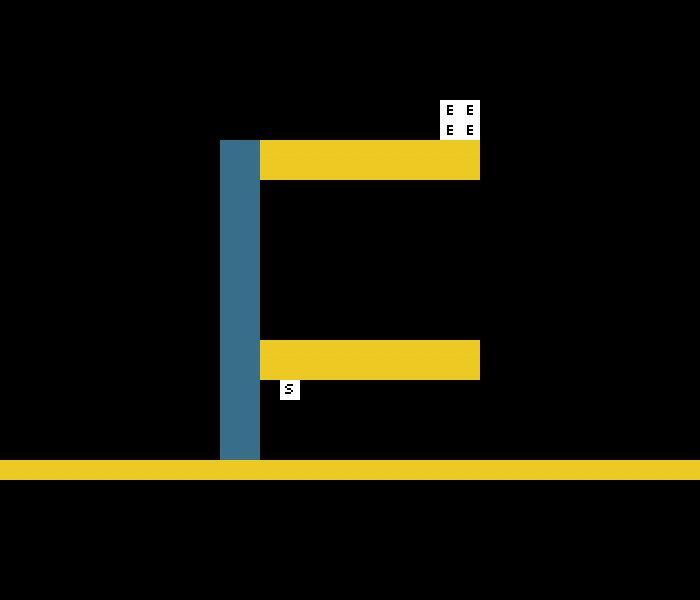

Rendered tile map (Tiled .tmx) drawn with the repository's tilesets; below, a short description and the map source with its tile grids summarised:
An orthogonal 35x30 tile map with 20x20 px tiles, 2 tile layers (art, data).

<map version="1.0" orientation="orthogonal" width="35" height="30" tilewidth="20" tileheight="20">
 <tileset firstgid="1" name="tile s" tilewidth="20" tileheight="20">
  <image source="tiles.png" width="100" height="100" />
 </tileset>
 <layer name="art" width="35" height="30">
  <data>[1050 cells, 115 non-empty, 3 distinct tile ids]</data>
 </layer>
 <layer name="data" width="35" height="30">
  <data>[1050 cells, 1 non-empty, 1 distinct tile ids]</data>
 </layer>
</map>
